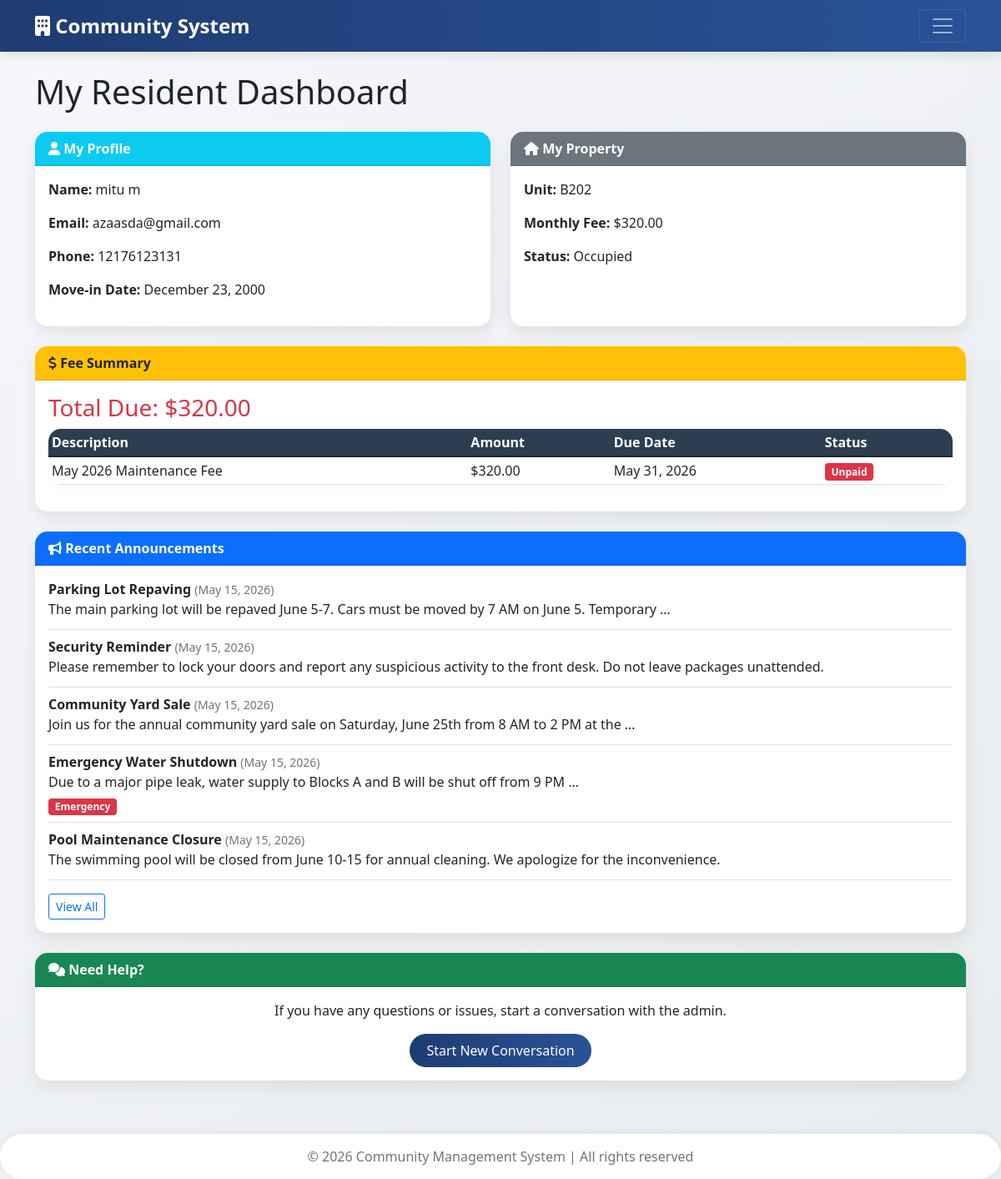
/resident-dashboard/ (signed in), run on the app's committed database.
### core/models.py (models this page shows, shortened)
class ResidentProfile(models.Model):
    user = models.OneToOneField(User, on_delete=models.CASCADE, related_name='resident_profile')
    property = models.ForeignKey('Property', on_delete=models.SET_NULL, null=True, blank=True)
    phone = models.CharField(max_length=15, blank=True)
    move_in_date = models.DateField(null=True, blank=True)

class Property(models.Model):
    STATUS_CHOICES = [('occupied', 'Occupied'), ('vacant', 'Vacant')]
    unit_number = models.CharField(max_length=20, unique=True)
    owner_name = models.CharField(max_length=200)
    monthly_fee = models.DecimalField(max_digits=10, decimal_places=2, default=0)
    status = models.CharField(max_length=20, choices=STATUS_CHOICES, default='vacant')

class Fee(models.Model):
    STATUS_CHOICES = [('unpaid', 'Unpaid'), ('paid', 'Paid'), ('overdue', 'Overdue')]
    property = models.ForeignKey('Property', on_delete=models.CASCADE, related_name='fees')
    amount = models.DecimalField(max_digits=10, decimal_places=2)
    due_date = models.DateField()
    description = models.CharField(max_length=200, blank=True)
    status = models.CharField(max_length=20, choices=STATUS_CHOICES, default='unpaid')
    created_at = models.DateTimeField(auto_now_add=True)

class Announcement(models.Model):
    CATEGORY_CHOICES = [('general', 'General'), ('emergency', 'Emergency'), ('maintenance', 'Maintenance'), ('event', 'Event')]
    title = models.CharField(max_length=200)
    content = models.TextField()
    category = models.CharField(max_length=20, choices=CATEGORY_CHOICES, default='general')
    is_emergency = models.BooleanField(default=False)
    created_at = models.DateTimeField(auto_now_add=True)
    created_by = models.CharField(max_length=100, blank=True)

### core/views.py (the view)
# urls.py: path('resident-dashboard/', views.resident_dashboard, name='resident_dashboard'),
@login_required
def resident_dashboard(request):
    if not hasattr(request.user, 'resident_profile'):
        messages.error(request, "Resident profile not found.")
        return redirect('home')
    profile = request.user.resident_profile
    property_obj = profile.property
    fees = Fee.objects.filter(property=property_obj).order_by('-due_date') if property_obj else []
    total_due = sum(fee.amount for fee in fees if fee.status != 'paid')
    announcements = Announcement.objects.all().order_by('-created_at')[:5]
    maintenance_requests = MaintenanceRequest.objects.filter(property=property_obj).order_by('-created_at') if property_obj else []
    context = {
        'profile': profile,
        'property': property_obj,
        'fees': fees,
        'total_due': total_due,
        'announcements': announcements,
        'maintenance_requests': maintenance_requests,
    }
    return render(request, 'core/resident_dashboard.html', context)

### core/templates/core/resident_dashboard.html
{% extends 'core/base.html' %}
{% block content %}
<h1 class="mb-4">My Resident Dashboard</h1>
<div class="row">
    <div class="col-md-6 mb-4">
        <div class="card h-100">
            <div class="card-header bg-info text-white">
                <i class="fas fa-user"></i> My Profile
            </div>
            <div class="card-body">
                <p><strong>Name:</strong> {{ request.user.get_full_name|default:request.user.username }}</p>
                <p><strong>Email:</strong> {{ request.user.email }}</p>
                <p><strong>Phone:</strong> {{ profile.phone|default:"Not provided" }}</p>
                <p><strong>Move-in Date:</strong> {{ profile.move_in_date|date:"F j, Y"|default:"Not set" }}</p>
            </div>
        </div>
    </div>
    <div class="col-md-6 mb-4">
        <div class="card h-100">
            <div class="card-header bg-secondary text-white">
                <i class="fas fa-home"></i> My Property
            </div>
            <div class="card-body">
                {% if property %}
                <p><strong>Unit:</strong> {{ property.unit_number }}</p>
                <p><strong>Monthly Fee:</strong> ${{ property.monthly_fee }}</p>
                <p><strong>Status:</strong> {{ property.get_status_display }}</p>
                {% else %}
                <p class="text-muted">No property assigned yet.</p>
                {% endif %}
            </div>
        </div>
    </div>
</div>
<div class="card mb-4">
    <div class="card-header bg-warning">
        <i class="fas fa-dollar-sign"></i> Fee Summary
    </div>
    <div class="card-body">
        <h3 class="text-danger">Total Due: ${{ total_due }}</h3>
        <div class="table-responsive">
            <table class="table table-sm">
                <thead>
                    <tr><th>Description</th><th>Amount</th><th>Due Date</th><th>Status</th></tr>
                </thead>
                <tbody>
                    {% for fee in fees %}
                    <tr>
                        <td>{{ fee.description|default:"Maintenance Fee" }}</td>
                        <td>${{ fee.amount }}</td>
                        <td>{{ fee.due_date }}</td>
                        <td>{% if fee.status == 'paid' %}<span class="badge bg-success">Paid</span>{% else %}<span class="badge bg-danger">Unpaid</span>{% endif %}</td>
                    </tr>
                    {% empty %}
                    <tr><td colspan="4">No fee records found.{% endfor %}
                </tbody>
            </table>
        </div>
    </div>
</div>
<div class="card mb-4">
    <div class="card-header bg-primary text-white">
        <i class="fas fa-bullhorn"></i> Recent Announcements
    </div>
    <div class="card-body">
        {% for ann in announcements %}
        <div class="border-bottom pb-2 mb-2">
            <strong>{{ ann.title }}</strong> <span class="text-muted small">({{ ann.created_at|date:"M d, Y" }})</span>
            <p class="mb-1">{{ ann.content|truncatewords:20 }}</p>
            {% if ann.is_emergency %}<span class="badge bg-danger">Emergency</span>{% endif %}
        </div>
        {% empty %}
        <p>No announcements.</p>
        {% endfor %}
        <a href="{% url 'announcement_list' %}" class="btn btn-sm btn-outline-primary mt-2">View All</a>
    </div>
</div>
<div class="card">
    <div class="card-header bg-success text-white">
        <i class="fas fa-comments"></i> Need Help?
    </div>
    <div class="card-body text-center">
        <p>If you have any questions or issues, start a conversation with the admin.</p>
        <a href="{% url 'start_conversation' %}" class="btn btn-primary">Start New Conversation</a>
    </div>
</div>
{% endblock %}

### core/templates/core/base.html (style rules this page uses)
body { background: linear-gradient(135deg, #f5f7fa 0%, #e9ecef 100%); font-family: 'Segoe UI', Tahoma, Geneva, Verdana, sans-serif; }
.card { border-radius: 15px; border: none; box-shadow: 0 8px 20px rgba(0,0,0,0.08); transition: transform 0.2s, box-shadow 0.2s; }
.card-header { border-radius: 15px 15px 0 0 !important; font-weight: 600; }
.btn-primary { background: linear-gradient(90deg, #1e3c72, #2a5298); border: none; border-radius: 30px; padding: 8px 20px; font-weight: 500; }
.table { background: white; border-radius: 15px; overflow: hidden; box-shadow: 0 2px 10px rgba(0,0,0,0.05); }
.table thead th { background: #2c3e50; color: white; border: none; }

### data on the page
ResidentProfile: phone "12176123131", move_in_date "December 23, 2000"
Property: unit_number "B202", monthly_fee "320.00", status "Occupied"
Fee: description "May 2026 Maintenance Fee", amount "320.00", due_date "May 31, 2026", status "Unpaid"
Announcement: title "Parking Lot Repaving", created_at "May 15, 2026", content "The main parking lot will be repaved June 5-7. Cars must be moved by 7 AM on June 5. Temporary …"
Announcement: title "Security Reminder", created_at "May 15, 2026", content "Please remember to lock your doors and report any suspicious activity to the front desk. Do not leave packages unattended."
Announcement: title "Community Yard Sale", created_at "May 15, 2026", content "Join us for the annual community yard sale on Saturday, June 25th from 8 AM to 2 PM at the …"
Announcement: title "Emergency Water Shutdown", created_at "May 15, 2026", content "Due to a major pipe leak, water supply to Blocks A and B will be shut off from 9 PM …", is_emergency "Emergency"
Announcement: title "Pool Maintenance Closure", created_at "May 15, 2026", content "The swimming pool will be closed from June 10-15 for annual cleaning. We apologize for the inconvenience."

### other printed values
{{ request.user.get_full_name|default:request.user.username }} "mitu m"
{{ request.user.email }} "azaasda@gmail.com"
{{ total_due }} "320.00"
